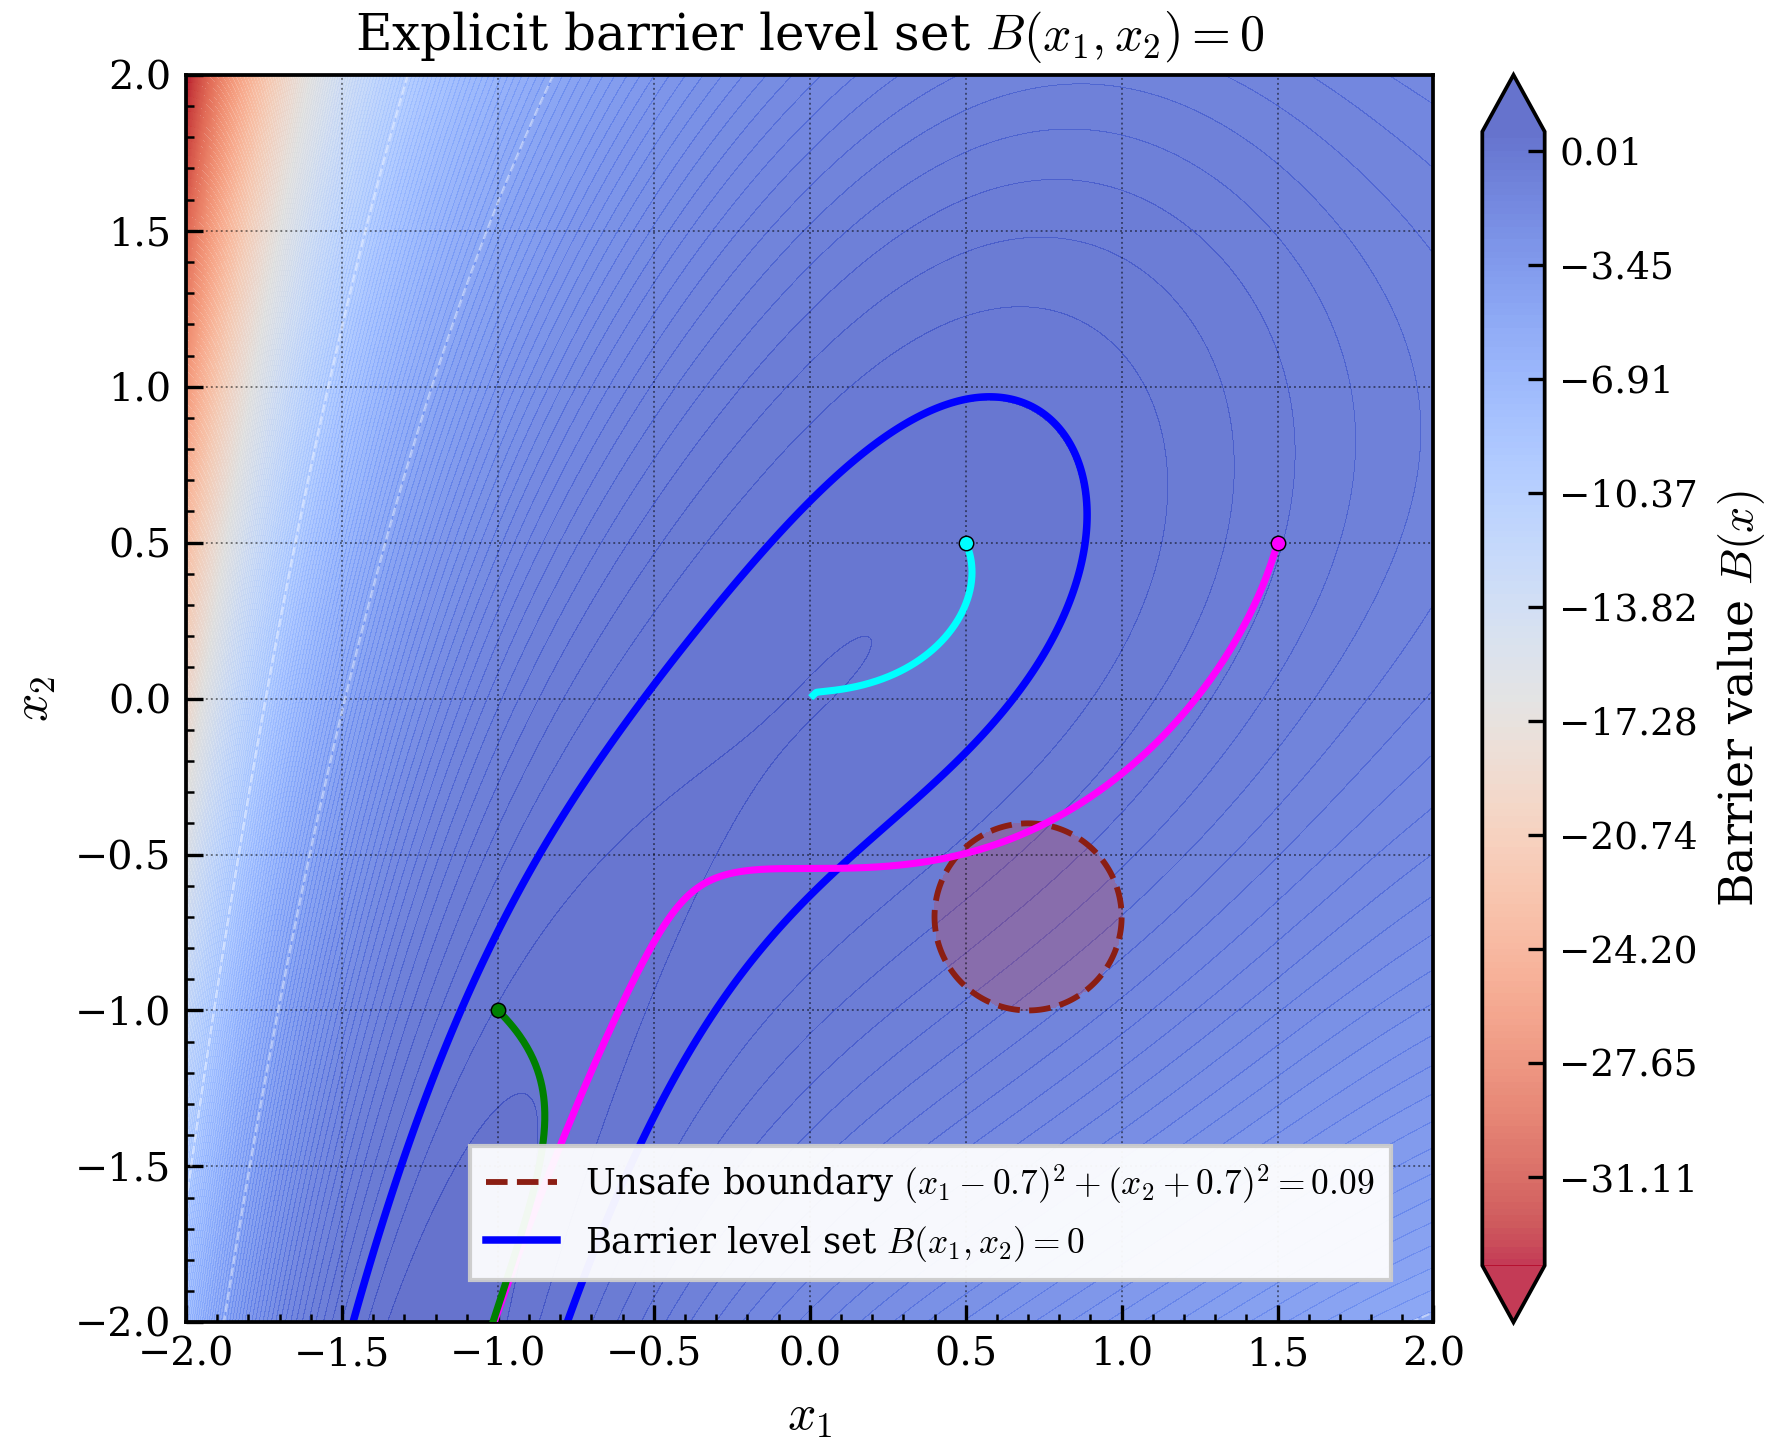

Generate this figure with Python:
import numpy as np
import matplotlib.pyplot as plt
from matplotlib.lines import Line2D

# ============================================================
# Barrier (explicit horizontal level set)
# ============================================================

def B(x1, x2):
    # B = 1/5 - 1/2(x2 + e^(-x1) - 1)^2 - x1/2 + sin(2x1)/4
    return (
        1.0 / 5.0
        - 0.5 * (x2 + np.exp(-x1) - 1.0) ** 2
        - x1 / 2.0
        + np.sin(2.0 * x1) / 4.0
    )


# ============================================================
# System dynamics and unsafe set (from ex4.py)
# ============================================================

def f(x):
    x1, x2 = x
    dx1 = np.exp(-x1) + x2 - 1.0
    dx2 = -(np.sin(x1)) ** 2
    return np.array([dx1, dx2], dtype=float)


def unsafe_fun(x1, x2):
    # Unsafe set (from ex4.py): (x1 - 0.7)^2 + (x2 + 0.7)^2 - 0.09 <= 0
    return (x1 - 0.7) ** 2 + (x2 + 0.7) ** 2 - 0.09


# ============================================================
# RK4 simulator
# ============================================================

def rk4_step(x, dt):
    k1 = f(x)
    k2 = f(x + 0.5 * dt * k1)
    k3 = f(x + 0.5 * dt * k2)
    k4 = f(x + dt * k3)
    return x + (dt / 6.0) * (k1 + 2 * k2 + 2 * k3 + k4)


def simulate(x0, dt=0.01, T=8.0, box=(-2, 2, -2, 2)):
    x = np.array(x0, dtype=float)
    traj = [x.copy()]
    steps = int(T / dt)
    xmin, xmax, ymin, ymax = box

    for _ in range(steps):
        x = rk4_step(x, dt)
        traj.append(x.copy())
        if not (xmin <= x[0] <= xmax and ymin <= x[1] <= ymax):
            break
    return np.array(traj)


# ============================================================
# Plot style: same as ex3.py (paper-like)
# ============================================================

plt.rcParams.update({
    "font.family": "serif",
    "mathtext.fontset": "cm",
    "font.size": 10,
    "axes.labelsize": 12,
    "axes.titlesize": 12,
    "legend.fontsize": 8.5,
    "xtick.labelsize": 9.5,
    "ytick.labelsize": 9.5,
    "axes.linewidth": 0.9,
    "xtick.direction": "in",
    "ytick.direction": "in",
    "xtick.major.size": 4,
    "ytick.major.size": 4,
    "xtick.minor.size": 2,
    "ytick.minor.size": 2,
    "savefig.bbox": "tight",
    "savefig.pad_inches": 0.03,
})


def main():
    # Grid
    xmin, xmax, ymin, ymax = -2.0, 2.0, -2.0, 2.0
    n = 700
    x1 = np.linspace(xmin, xmax, n)
    x2 = np.linspace(ymin, ymax, n)
    X1, X2 = np.meshgrid(x1, x2)

    ZB = B(X1, X2)
    ZU = unsafe_fun(X1, X2)
    unsafe_mask = (ZU <= 0.0)

    # Trajectories (same initial conditions as ex4.py)
    initial_points = [
        (1.5, 0.5),
        (0.5, 0.5),
        (-1, -1),
    ]
    traj_colors = [
        "magenta",
        "cyan",
        "green",
    ]
    trajectories = [simulate(p, dt=0.01, T=50) for p in initial_points]

    # Figure
    fig, ax = plt.subplots(figsize=(7.0, 5.4), dpi=220)

    # Heatmap
    levels = np.linspace(float(np.min(ZB)), float(np.max(ZB)), 180)
    cf = ax.contourf(
        X1, X2, ZB,
        levels=levels,
        cmap="coolwarm_r",
        alpha=0.78,
        extend="both",
    )

    # Unsafe region overlay
    ax.contourf(
        X1, X2, unsafe_mask.astype(float),
        levels=[0.5, 1.5],
        colors=["#cc3d3d"],
        alpha=0.28,
    )

    # Unsafe boundary
    ax.contour(
        X1, X2, ZU,
        levels=[0.0],
        colors="#8b1e13",
        linewidths=1.4,
        linestyles="--",
    )

    # Barrier level set: B=0
    ax.contour(
        X1, X2, ZB,
        levels=[0.0],
        colors="blue",
        linewidths=1.8,
    )

    # Optional faint extra contours for barrier shape
    ax.contour(
        X1, X2, ZB,
        levels=[-10, -5, 5, 10],
        colors="white",
        linewidths=0.55,
        alpha=0.45,
    )

    # Plot trajectories + markers
    for traj, p, c in zip(trajectories, initial_points, traj_colors):
        ax.plot(traj[:, 0], traj[:, 1], color=c, lw=1.7, zorder=5)
        ax.scatter(
            [p[0]], [p[1]],
            s=12, color=c,
            edgecolors="black", linewidths=0.35,
            zorder=6
        )

    # Axes setup
    ax.set_xlim(xmin, xmax)
    ax.set_ylim(ymin, ymax)
    ax.set_aspect("equal", adjustable="box")
    ax.set_xlabel(r"$x_1$")
    ax.set_ylabel(r"$x_2$")
    ax.set_title(r"Explicit barrier level set $B(x_1,x_2)=0$", pad=6)

    ax.grid(True, linestyle=":", linewidth=0.45, alpha=0.5, color="k")
    ax.minorticks_on()

    # Legend (same style as ex3.py)
    legend_handles = [
        Line2D([0], [0], color="#8b1e13", lw=1.4, ls="--",
               label=r"Unsafe boundary $(x_1-0.7)^2+(x_2+0.7)^2=0.09$"),
        Line2D([0], [0], color="blue", lw=1.8,
               label=r"Barrier level set $B(x_1,x_2)=0$"),
    ]
    ax.legend(
        handles=legend_handles,
        loc="lower right",
        bbox_to_anchor=(0.98, 0.02),
        ncol=1,
        frameon=True,
        framealpha=0.95,
        fancybox=False,
        borderpad=0.45,
        columnspacing=1.0,
        handlelength=2.0,
    )

    # Colorbar
    cbar = fig.colorbar(cf, ax=ax, fraction=0.047, pad=0.03)
    cbar.set_label(r"Barrier value $B(x)$", rotation=90, fontsize=11)
    cbar.ax.tick_params(labelsize=9)

    # Save
    fig.savefig("ex4.3_barrier_heatmap.png", dpi=300)
    fig.savefig("ex4.3_barrier_heatmap.pdf")

    plt.close(fig)


if __name__ == "__main__":
    main()
